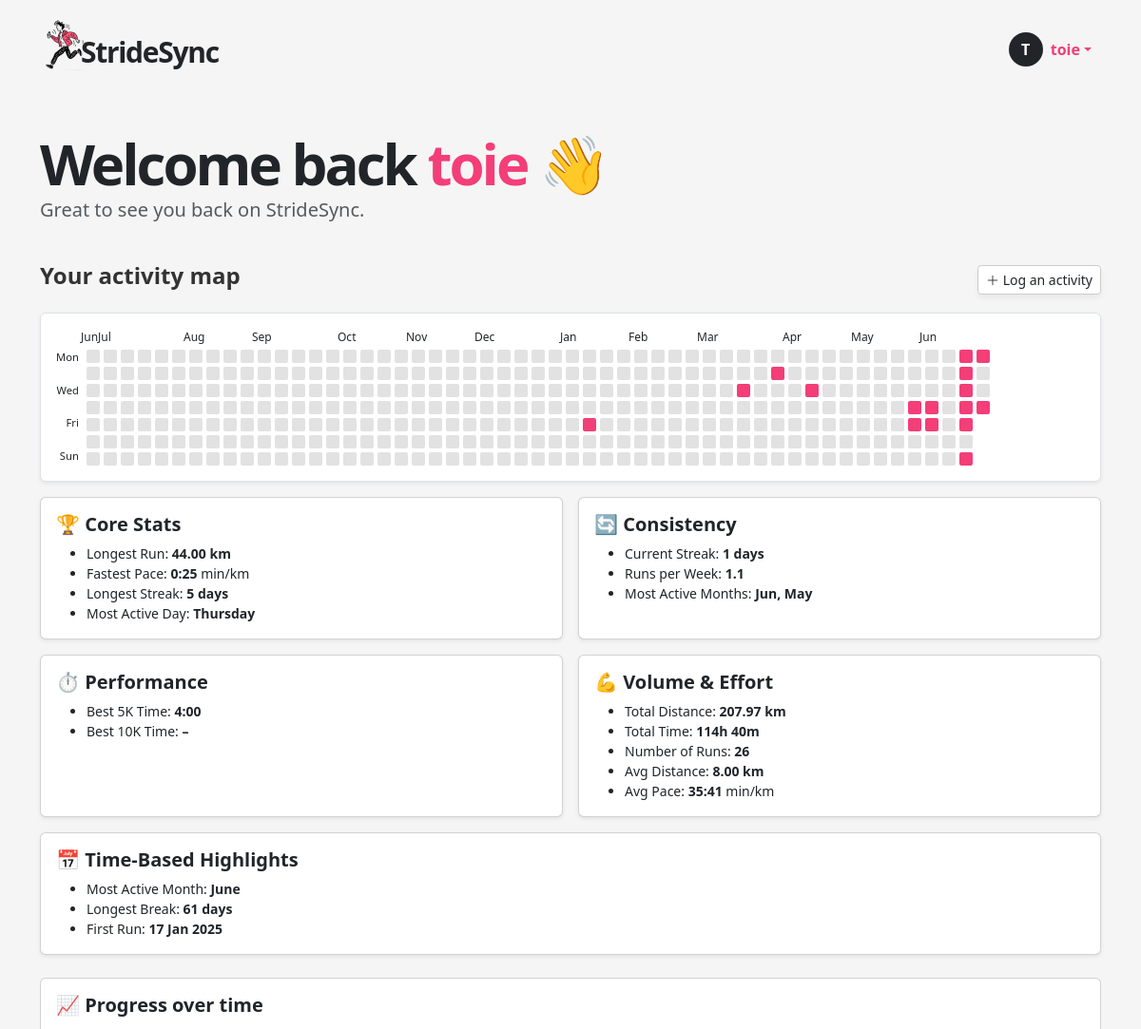
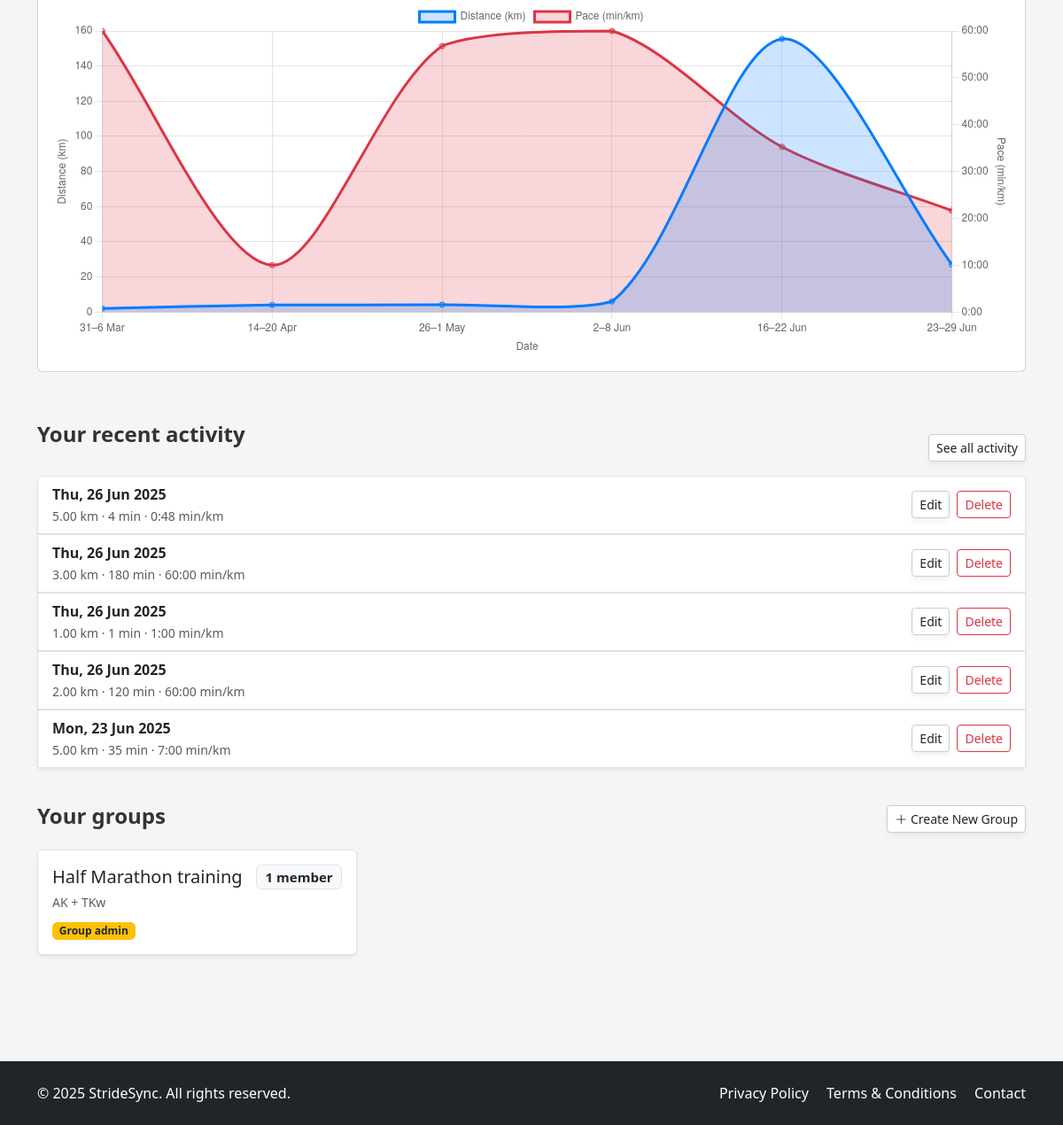
The page /dashboard (signed in) on the database as committed earlier (2 pictures, top to bottom).
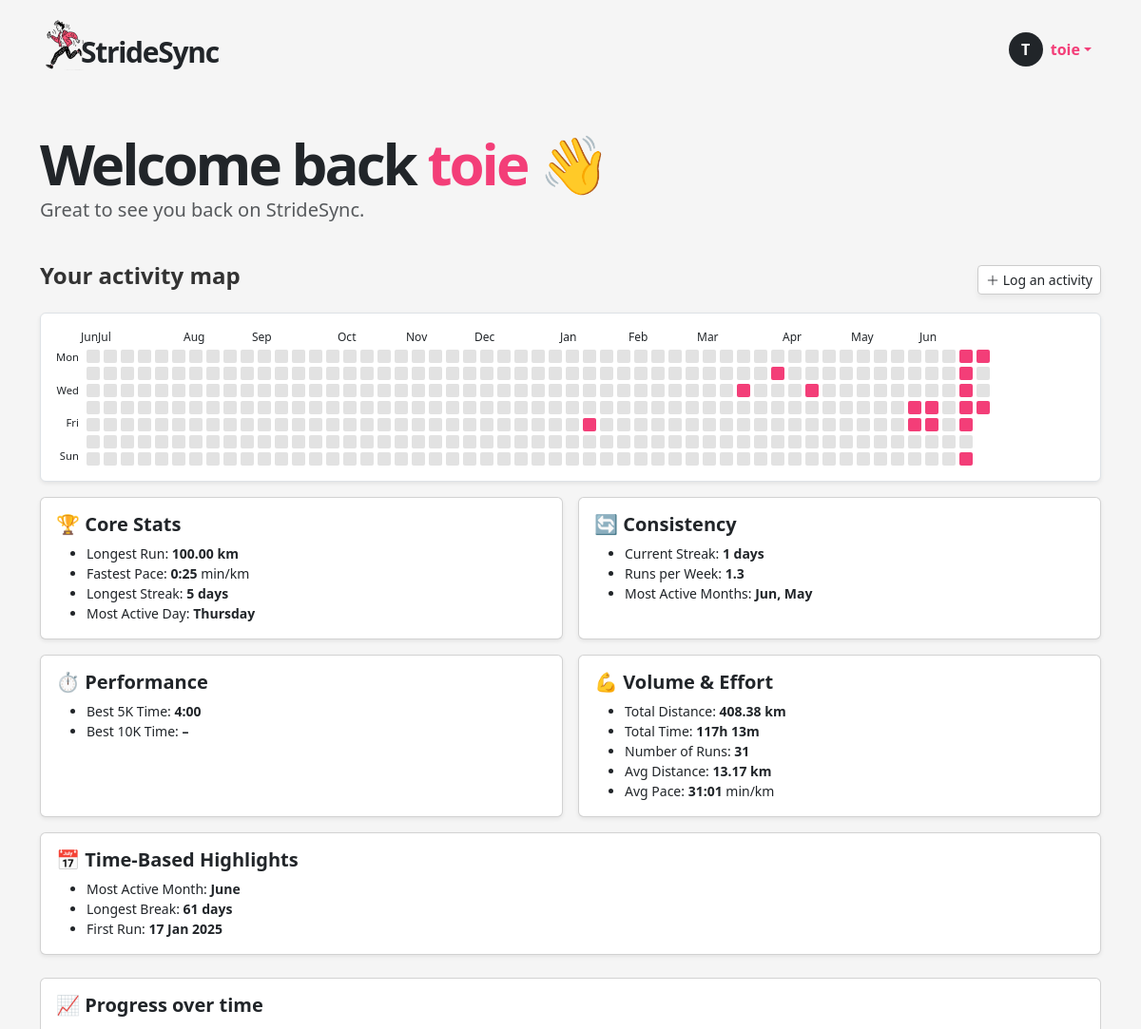
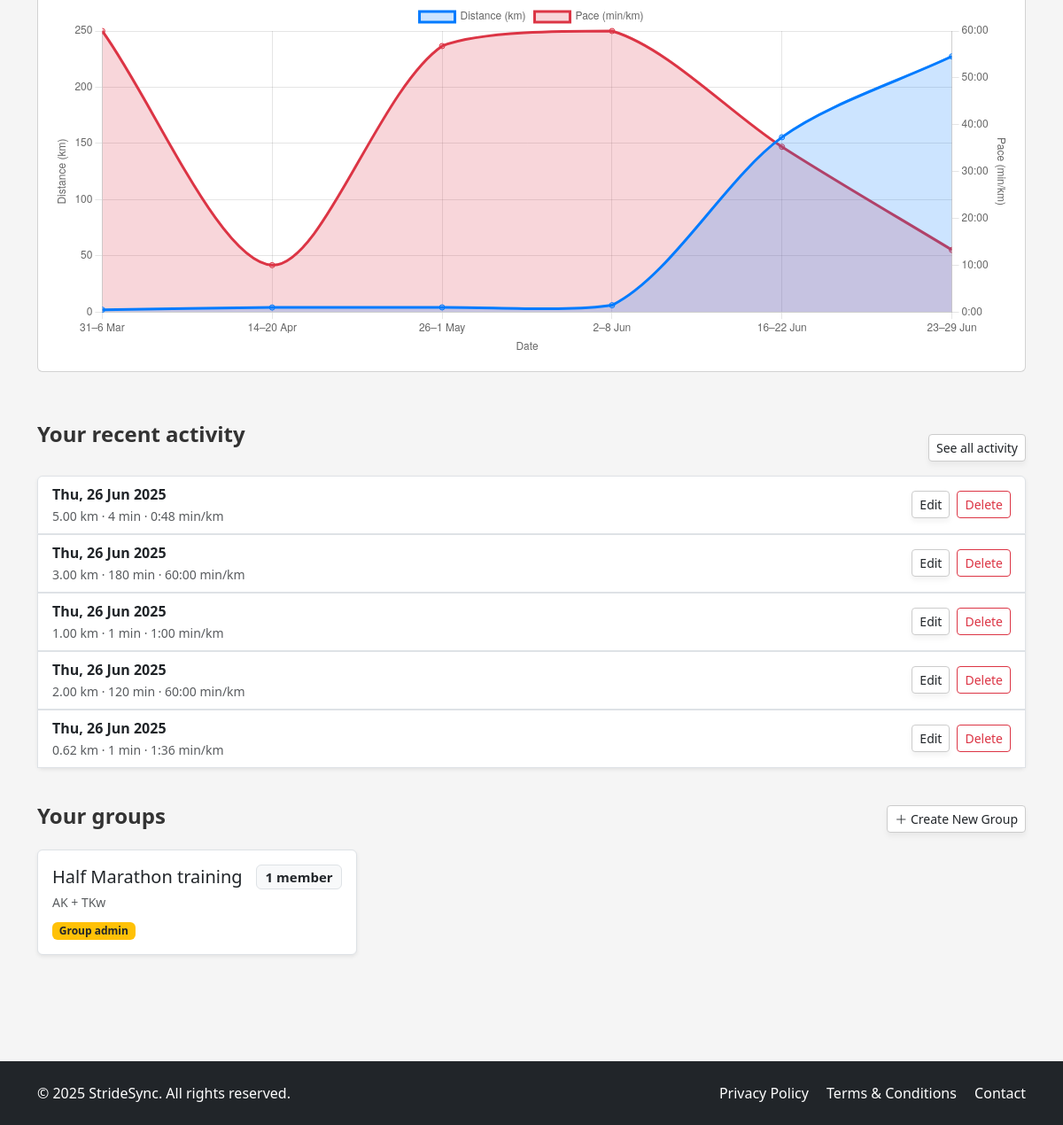
The same page on the database as committed later (2 pictures, top to bottom).
### app/models.py (models this page shows, shortened)
class Run(db.Model):
    __tablename__ = "runs"
    id = sa.Column(sa.Integer, primary_key=True)
    date = sa.Column(sa.DateTime(timezone=True), index=True)
    distance = sa.Column(Numeric(precision=8, scale=2))  # replaces sa.Integer
    time = sa.Column(sa.Integer)      # seconds (duration)
    pace = sa.Column(sa.Integer)      # seconds per km
    user_id = sa.Column(sa.Integer, sa.ForeignKey("users.id"), index=True)
    user = so.relationship("User", back_populates="runs")
    groups = so.relationship("Group", secondary=run_groups, back_populates="runs")

class Group(db.Model):
    __tablename__ = "groups"
    id = sa.Column(sa.Integer, primary_key=True)
    name = sa.Column(sa.String(100), unique=True, nullable=False)
    description = sa.Column(sa.Text)
    members = so.relationship("User", secondary=user_groups, back_populates="groups")
    admins = so.relationship("User", secondary=group_admins, back_populates="admin_of_groups")
    runs = so.relationship("Run", secondary=run_groups, back_populates="groups")
    invites = so.relationship("GroupInvite", back_populates="group", cascade="all, delete-orphan")

### app/routes.py (the view, shortened to what this page needs)
@app.route('/dashboard')
@login_required
def dashboard():
    runs = db.session.scalars(
        sa.select(Run).where(Run.user_id == current_user.id)
    ).all()
    sorted_groups = sorted(current_user.groups, key=lambda g: g.id, reverse=True)
    pending_invites = db.session.scalars(
        sa.select(GroupInvite).where(GroupInvite.email == current_user.email)
    ).all()
    if runs:
        runs_sorted = sorted(runs, key=lambda r: r.date)
        first_run_date = runs_sorted[0].date.date()
        last_run_date = runs_sorted[-1].date.date()
        total_days = (last_run_date - first_run_date).days + 1
        weeks_active = max(total_days // 7, 1)
        distances = [r.distance for r in runs]
        paces = [r.pace for r in runs if r.distance >= 1]
        times = [r.time for r in runs]
        longest_run = max(distances)
        fastest_pace = min(paces)
        day_counts = Counter(r.date.strftime('%A') for r in runs)
        most_frequent_day = day_counts.most_common(1)[0][0]
        date_set = set(r.date.date() for r in runs)
        sorted_dates = sorted(date_set)
        longest_streak = current_streak = temp_streak = 1
        for i in range(1, len(sorted_dates)):
            if (sorted_dates[i] - sorted_dates[i - 1]).days == 1:
                temp_streak += 1
                longest_streak = max(longest_streak, temp_streak)
            else:
                temp_streak = 1
        today = datetime.utcnow().date()
        streak = 0
        for offset in range(0, 1000):
            check = today - timedelta(days=offset)
            if check in date_set:
                streak += 1
            else:
                if offset == 0:  # didn't run today
                    continue
                break
        current_streak = streak
        avg_runs_per_week = round(len(runs) / weeks_active, 1)
        month_counter = Counter(r.date.strftime('%b') for r in runs)
        top_months = ', '.join(m[0] for m in month_counter.most_common(2))
        best_5k = best_10k = "–"
        best_5k_time = min((r.time for r in runs if 4.8 <= r.distance <= 5.2), default=None)
        best_10k_time = min((r.time for r in runs if 9.5 <= r.distance <= 10.5), default=None)
        if best_5k_time:
            best_5k = f"{int(best_5k_time // 60)}:{int(best_5k_time % 60):02d}"
        if best_10k_time:
            best_10k = f"{int(best_10k_time // 60)}:{int(best_10k_time % 60):02d}"
        total_distance = round(sum(distances), 2)
        total_time_sec = sum(times)
        total_hours = total_time_sec // 3600
        total_minutes = (total_time_sec % 3600) // 60
        avg_distance = round(sum(distances) / len(distances), 2)
        avg_pace_sec = int(sum(paces) / len(paces)) if paces else 0
        avg_pace = f"{avg_pace_sec // 60}:{avg_pace_sec % 60:02d}" if avg_pace_sec else "–"
        month_activity = Counter(r.date.strftime('%B') for r in runs)
        most_active_month = month_activity.most_common(1)[0][0]
        gaps = [(runs_sorted[i + 1].date - runs_sorted[i].date).days for i in range(len(runs_sorted) - 1)]
        longest_gap = max(gaps) if gaps else 0
        stats = {
            "longest_run": round(longest_run, 2),
            "fastest_pace": f"{int(fastest_pace // 60)}:{int(fastest_pace % 60):02d}",
            "longest_streak": longest_streak,
            "most_frequent_day": most_frequent_day,
            "current_streak": current_streak,
            "avg_runs_per_week": avg_runs_per_week,
            "top_months": top_months,
            "best_5k": best_5k,
            "best_10k": best_10k,
            "total_distance": total_distance,
            "total_time": f"{int(total_hours)}h {int(total_minutes)}m",
            "total_runs": len(runs),
            "avg_distance": avg_distance,
            "avg_pace": avg_pace,
            "most_active_month": most_active_month,
            "longest_gap": longest_gap,
            "first_run_date": first_run_date.strftime('%d %b %Y')
        }
    distance_by_date = {}
    for run in runs:
        run_date = run.date.date()
        distance_by_date[run_date] = distance_by_date.get(run_date, 0) + run.distance
    today = datetime.utcnow().date()
    start_date = today - timedelta(days=364)
    while start_date.weekday() != 0:
        start_date -= timedelta(days=1)
    heatmap_cells = []
    for week in range(53):
        column = []
        week_start = start_date + timedelta(weeks=week)
        for day in range(7):
            date = week_start + timedelta(days=day)
            if date > today:
                column.append(None)
            else:
                column.append({
                    "date": date,
                    "active": date in distance_by_date,
                    "distance": distance_by_date.get(date, 0)
                })
        heatmap_cells.append(column)
    month_labels = {}
    current_month = None
    for i, week in enumerate(heatmap_cells):
        for cell in week:
            if cell:
                cell_month = cell["date"].month
                if cell_month != current_month:
                    current_month = cell_month
                    month_labels[i] = cell["date"].strftime('%b')
                break
    recent_runs = db.session.scalars(
        sa.select(Run)
        .where(Run.user_id == current_user.id)
        .order_by(Run.date.desc())
        .limit(5)
    ).all()
    form = LogActivityForm()
    form.groups.choices = [(g.id, g.name) for g in current_user.groups]
    edit_form = EditRunForm()
    edit_form.groups.choices = [(g.id, g.name) for g in current_user.groups]
    delete_form = DeleteRunForm()
    create_group_form = CreateGroupForm()
    three_months_ago = datetime.utcnow().date() - timedelta(weeks=13)
    progress_runs = [r for r in runs if r.date.date() >= three_months_ago]
    weekly_distance = defaultdict(float)
    weekly_paces = defaultdict(list)
    weekly_labels = {}
    for r in progress_runs:
        run_date = r.date.date()
        year, week, weekday = run_date.isocalendar()
        monday = run_date - timedelta(days=weekday - 1)
        sunday = monday + timedelta(days=6)
        label = f"{monday.day}–{sunday.day} {month_abbr[monday.month]}"
        key = f"{year}-W{week:02d}"
        weekly_distance[key] += float(r.distance)
        if r.distance >= 1:
            weekly_paces[key].append(float(r.pace))
        weekly_labels[key] = label
    sorted_keys = sorted(weekly_distance.keys())
    chart_labels = [weekly_labels[k] for k in sorted_keys]
    distance_data = [round(weekly_distance[k], 2) for k in sorted_keys]
    pace_data = []
    for k in sorted_keys:
        if weekly_paces[k]:
            avg_seconds = sum(weekly_paces[k]) / len(weekly_paces[k])
            avg_minutes = avg_seconds / 60  # convert to min/km float
            pace_data.append(round(avg_minutes, 2))
        else:
            pace_data.append(None)
    progress_charts = {
        "labels": chart_labels,
        "distance": distance_data,
        "pace": pace_data
    }
    dummy_form = DummyForm()
    return render_template(
        "dashboard.html",
        user=current_user,
        runs=runs,
        recent_runs=recent_runs,
        heatmap_cells=heatmap_cells,
        month_labels=month_labels,
        form=form,
        edit_form=edit_form,
        delete_form=delete_form,
        create_group_form=create_group_form,
        sorted_groups=sorted_groups,
        progress_charts=progress_charts,
        stats=stats,
        pending_invites=pending_invites,
        dummy_form=dummy_form,
    )

### app/models.py (called while the page is built)
@login.user_loader
def load_user(id):
    return db.session.get(User, int(id))

### app/templates/dashboard.html (shortened to what the changed rows need)
{% extends "base.html" %}
{% block content %}
<section class="py-5">
  <div class="container">
    <h1 class="display-4 fw-bold mb-4 hero-title">
      Welcome back <span>{{ user.username }}</span> 👋
    </h1>
    <div class="mb-3">
      <div class="rounded border p-3 bg-white shadow-sm" style="overflow-x: auto;">
        <div class="d-flex flex-column">
    <div class="d-flex mb-1" style="margin-left: 2px; gap: 4px;">
      <div style="width: 20px;"></div>
      {% for week_index in range(heatmap_cells|length) %}
        {% set label = month_labels.get(week_index) %}
        {% set is_visible = week_index >= (heatmap_cells|length - 18) %}
        <div
          class="{% if not is_visible %}hidden-mobile{% endif %}"
          style="width: 14px; text-align: center; font-size: 0.75rem;">
          {{ label or '' }}
        </div>
      {% endfor %}
    </div>
    <div class="d-flex" style="gap: 4px;">
      {% for week in heatmap_cells %}
        <div class="d-flex flex-column heatmap-col {% if loop.index0 < (heatmap_cells|length - 18) %}hidden-mobile{% endif %}" style="gap: 4px;">
          {% for cell in week %}
            {% if cell %}
              <div
                title="{% if cell.active %}{{ '%.1f'|format(cell.distance) }} km on {{ cell.date.strftime('%d-%m-%y') }}{% else %}{{ cell.date.strftime('%d-%m-%y') }}{% endif %}"
                style="
                  width: 14px;
                  height: 14px;
                  border-radius: 2px;
                  background-color: {{ '#f33e78' if cell.active else '#e2e2e2' }};
                  transition: background-color 0.2s;">
              </div>
            {% else %}
              <div style="width: 14px; height: 14px; background-color: transparent;"></div>
            {% endif %}
          {% endfor %}
        </div>
      {% endfor %}
    </div>
  </div>
</div>
    </div>
    <div class="mb-4">
      <div class="row g-3">
        <div class="col-md-6">
          <div class="card shadow-sm p-3 h-100">
            <ul class="mb-0 small">
              <li>Longest Run: <strong>{{ stats.longest_run }} km</strong></li>
            </ul>
          </div>
        </div>
        <div class="col-md-6">
          <div class="card shadow-sm p-3 h-100">
            <ul class="mb-0 small">
              <li>Runs per Week: <strong>{{ stats.avg_runs_per_week }}</strong></li>
            </ul>
          </div>
        </div>
        <div class="col-md-6">
          <div class="card shadow-sm p-3 h-100">
            <ul class="mb-0 small">
              <li>Total Distance: <strong>{{ stats.total_distance }} km</strong></li>
              <li>Total Time: <strong>{{ stats.total_time }}</strong></li>
              <li>Number of Runs: <strong>{{ stats.total_runs }}</strong></li>
              <li>Avg Distance: <strong>{{ stats.avg_distance }} km</strong></li>
              <li>Avg Pace: <strong>{{ stats.avg_pace }}</strong> min/km</li>
            </ul>
          </div>
        </div>
      </div>
    </div>
    <div class="card  p-3 mt-4 mb-4">
      <div class="progress-chart-container" style="overflow-x: auto;">
        <canvas id="progressChart"></canvas>
      </div>
    </div>
    <div class=mb-5">
      {% if recent_runs %}
        <div class="list-group shadow-sm">
          {% for run in recent_runs %}
            <div class="list-group-item d-flex justify-content-between align-items-center">
              <div>
                <strong>{{ run.date.strftime('%a, %d %b %Y') }}</strong><br>
                <small class="text-muted">
                  {{ run.distance }} km · {{ run.time // 60 }} min ·
                  {{ "%d:%02d" % (run.pace // 60, run.pace % 60) }} min/km
                </small>
              </div>
              <div class="d-flex gap-2">
                <button class="btn btn-sm btn-soft-white" data-bs-toggle="modal" data-bs-target="#editRunModal{{ run.id }}">Edit</button>
                <button class="btn btn-sm btn-outline-danger" data-bs-toggle="modal" data-bs-target="#deleteRunModal{{ run.id }}">Delete</button>
              </div>
            </div>
                        {% set selected_group_ids = run.groups | map(attribute='id') | list %}
          {% endfor %}
        </div>
      {% else %}
        <p class="text-muted">No recent activity found.</p>
      {% endif %}
    </div>
    <div class="mb-5">
      <div class="row g-3">
        {% for group in sorted_groups %}
        <div class="col-md-4">
          <div class="border rounded p-3 bg-white h-100 shadow-sm position-relative">
            <h5 class="mb-1 d-flex justify-content-between align-items-center">
              {{ group.name }}
              <span class="badge bg-light text-dark border">
                {{ group.members|length }} member{{ 's' if group.members|length != 1 else '' }}
              </span>
            </h5>
            <p class="small text-muted mb-2">{{ group.description[:80] }}</p>
            {% if group in current_user.admin_of_groups %}
              <span class="badge bg-warning text-dark">Group admin</span>
            {% endif %}
          </div>
        </div>
        {% else %}
          <p class="text-muted">You're not in any groups yet.</p>
        {% endfor %}
      </div>
    </div>
  </div>
</section>
{% endblock %}

Rows that differ between the two databases and show on the page:
no longer on this page (row unchanged): Run: date "Mon, 23 Jun 2025", distance "5.00", time "35", pace "7:00"
added Run: date "Thu, 26 Jun 2025", distance "0.62", time "1", pace "1:36"
Other text that changed with them:
{{ stats.longest_run }}: "44.00" → "100.00"
{{ stats.avg_runs_per_week }}: "1.1" → "1.3"
{{ stats.total_distance }}: "207.97" → "408.38"
{{ stats.total_time }}: "114h 40m" → "117h 13m"
{{ stats.total_runs }}: "26" → "31"
{{ stats.avg_distance }}: "8.00" → "13.17"
{{ stats.avg_pace }}: "35:41" → "31:01"
chart data {{ progress_charts.distance|tojson }}: [2.0, 4.0, 4.12, 6.0, 155.5, 27.0] → [2.0, 4.0, 4.12, 6.0, 155.5, 227.41]
chart data {{ progress_charts.pace|tojson }}: [60.0, 10.0, 56.79, 60.0, 35.27, 21.63] → [60.0, 10.0, 56.79, 60.0, 35.27, 13.25]
